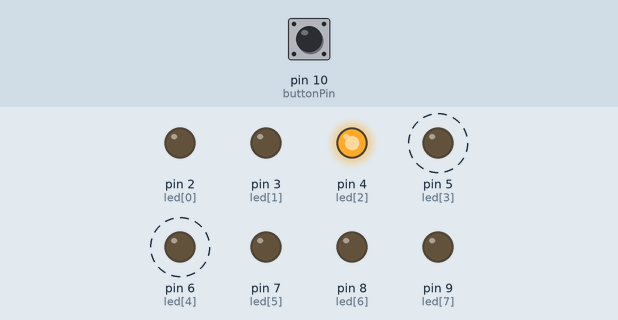
This sketch was run on a simulated Arduino Uno, built with avr-gcc and run on an emulated ATmega328P. On the bench: output pins drawn as LEDs (lit = HIGH). Dashed ring = blinking. The test bench sets the inputs (shaded band); at power-on: pin 10 (buttonPin) HIGH.

Above: at 0.25 s.
1.3 s: pin 10 (buttonPin) pulled LOW for 0.15 s
At 1.7 s:
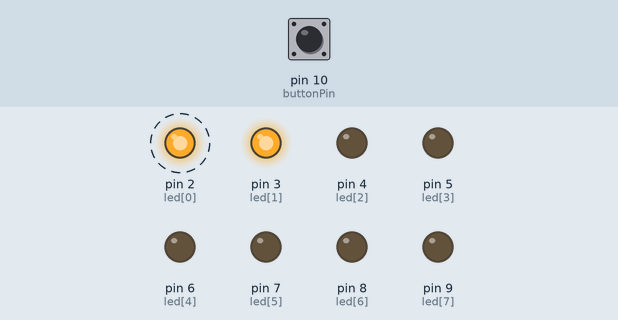
4.3 s: pin 10 (buttonPin) pulled LOW for 1 s
At 5.1 s:
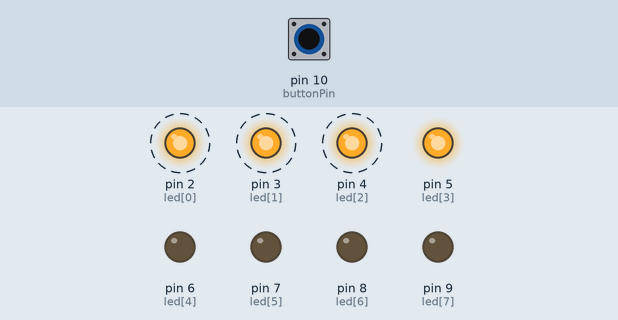
7.3 s: pin 10 (buttonPin) pulled LOW for 3.2 s
12.0 s: pin 10 (buttonPin) pulled LOW for 0.15 s
At 12.25 s:
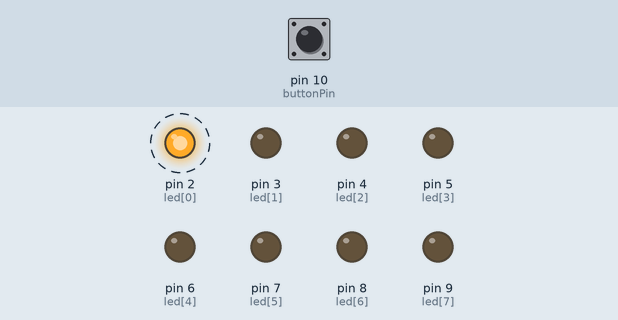
Timing chart, 0 to 16.0 s (numbered marks = the images above; inputs shaded):
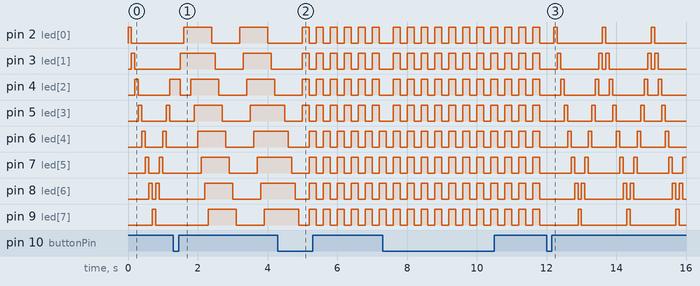

The sketch:

LED_BERJALAN.ino
```cpp
int led[] = {2,3,4,5,6,7,8,9};
int buttonPin = 10;

int mode = 0;
bool lastButtonState = HIGH;

void setup() {
  for(int i = 0; i < 8; i++) {
    pinMode(led[i], OUTPUT);
  }

  pinMode(buttonPin, INPUT_PULLUP);
}

void loop() {

  bool buttonState = digitalRead(buttonPin);

  if(buttonState == LOW && lastButtonState == HIGH) {
    mode++;
    if(mode > 3) mode = 0;
    delay(200); // debounce
  }

  lastButtonState = buttonState;

  switch(mode) {

    case 0: // Knight Rider
      for(int i=0; i<8; i++) {
        cekTombol();
        nyalakanSatu(i);
      }

      for(int i=6; i>0; i--) {
        cekTombol();
        nyalakanSatu(i);
      }
      break;

    case 1: // Wave
      for(int i=0; i<8; i++) {
        cekTombol();
        digitalWrite(led[i], HIGH);
        delay(100);
      }

      for(int i=0; i<8; i++) {
        cekTombol();
        digitalWrite(led[i], LOW);
        delay(100);
      }
      break;

    case 2: // Polisi
      for(int i=0; i<4; i++)
        digitalWrite(led[i], HIGH);

      delay(200);

      for(int i=0; i<4; i++)
        digitalWrite(led[i], LOW);

      for(int i=4; i<8; i++)
        digitalWrite(led[i], HIGH);

      delay(200);

      for(int i=4; i<8; i++)
        digitalWrite(led[i], LOW);

      cekTombol();
      break;

    case 3: // Semua Kedip
      for(int i=0; i<8; i++)
        digitalWrite(led[i], HIGH);

      delay(200);

      for(int i=0; i<8; i++)
        digitalWrite(led[i], LOW);

      delay(200);

      cekTombol();
      break;
  }
}

void nyalakanSatu(int posisi) {

  for(int i=0; i<8; i++) {
    digitalWrite(led[i], LOW);
  }

  digitalWrite(led[posisi], HIGH);
  delay(100);
}

void cekTombol() {

  bool buttonState = digitalRead(buttonPin);

  if(buttonState == LOW && lastButtonState == HIGH) {
    mode++;
    if(mode > 3) mode = 0;
    delay(200);
  }

  lastButtonState = buttonState;
}
```

Measured:
- after the input at 4.3 s, pin 2 (led[0]): alternates HIGH for 0.20 s and LOW for 0.20 s, starting after 0.70 s
- after the input at 12.0 s, pin 2 (led[0]): alternates HIGH for 0.10 s and LOW for 1.3 s, starting after 0.20 s; pin 9 (led[7]): alternates HIGH for 0.10 s and LOW for 1.3 s, starting after 0.90 s
- by itself, pin 2 (led[0]): alternates HIGH for 0.80 s and LOW for 0.80 s
- by itself, pin 3 (led[1]), pin 4 (led[2]), pin 5 (led[3]), pin 6 (led[4]), pin 7 (led[5]), pin 8 (led[6]), pin 9 (led[7]): alternates HIGH for 0.20 s and LOW for 0.20 s
